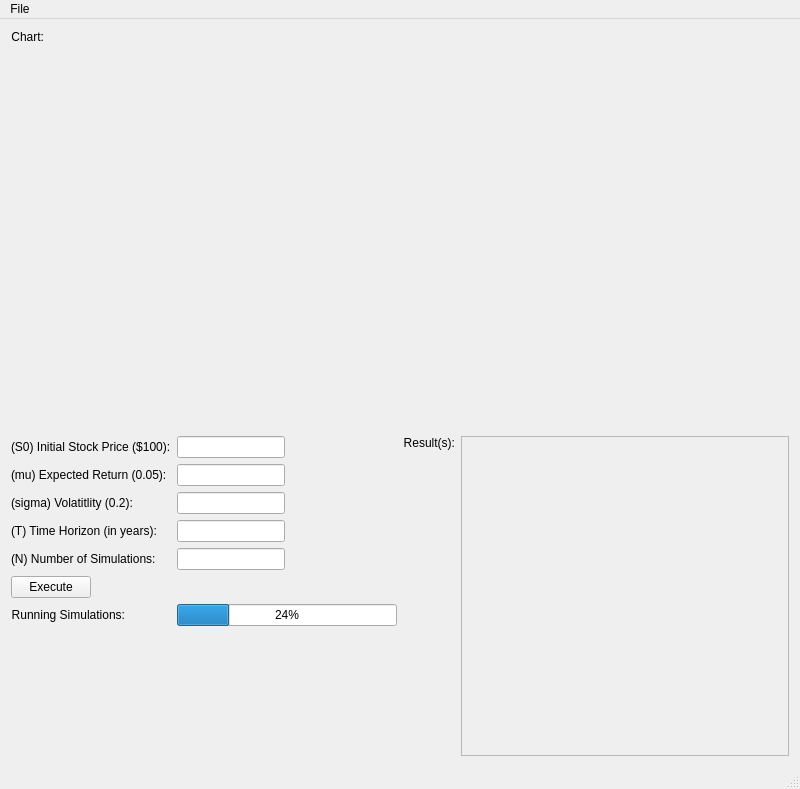
<?xml version="1.0" encoding="UTF-8"?>
<ui version="4.0">
 <class>intellicatorClass</class>
 <widget class="QMainWindow" name="intellicatorClass">
  <property name="windowModality">
   <enum>Qt::ApplicationModal</enum>
  </property>
  <property name="geometry">
   <rect>
    <x>0</x>
    <y>0</y>
    <width>800</width>
    <height>789</height>
   </rect>
  </property>
  <property name="sizePolicy">
   <sizepolicy hsizetype="Expanding" vsizetype="Expanding">
    <horstretch>0</horstretch>
    <verstretch>0</verstretch>
   </sizepolicy>
  </property>
  <property name="minimumSize">
   <size>
    <width>800</width>
    <height>600</height>
   </size>
  </property>
  <property name="baseSize">
   <size>
    <width>800</width>
    <height>600</height>
   </size>
  </property>
  <property name="windowTitle">
   <string>intellicator</string>
  </property>
  <widget class="QWidget" name="centralWidget">
   <layout class="QGridLayout" name="gridLayout">
    <item row="0" column="0" colspan="2">
     <layout class="QFormLayout" name="formLayout_Result">
      <item row="0" column="0">
       <widget class="QLabel" name="labelChart">
        <property name="text">
         <string>Chart:</string>
        </property>
        <property name="alignment">
         <set>Qt::AlignRight|Qt::AlignTop|Qt::AlignTrailing</set>
        </property>
       </widget>
      </item>
      <item row="0" column="1">
       <widget class="QWidget" name="chartContainer" native="true">
        <property name="minimumSize">
         <size>
          <width>300</width>
          <height>400</height>
         </size>
        </property>
       </widget>
      </item>
     </layout>
    </item>
    <item row="1" column="0">
     <layout class="QFormLayout" name="formLayoutParameters">
      <item row="0" column="1">
       <widget class="QLineEdit" name="editInitialPrice">
        <property name="sizePolicy">
         <sizepolicy hsizetype="Fixed" vsizetype="Fixed">
          <horstretch>0</horstretch>
          <verstretch>0</verstretch>
         </sizepolicy>
        </property>
        <property name="minimumSize">
         <size>
          <width>0</width>
          <height>0</height>
         </size>
        </property>
        <property name="inputMethodHints">
         <set>Qt::ImhDigitsOnly</set>
        </property>
       </widget>
      </item>
      <item row="1" column="0">
       <widget class="QLabel" name="labelMu">
        <property name="text">
         <string>(mu) Expected Return (0.05):</string>
        </property>
       </widget>
      </item>
      <item row="1" column="1">
       <widget class="QLineEdit" name="editExpectedReturn">
        <property name="sizePolicy">
         <sizepolicy hsizetype="Fixed" vsizetype="Fixed">
          <horstretch>0</horstretch>
          <verstretch>0</verstretch>
         </sizepolicy>
        </property>
       </widget>
      </item>
      <item row="2" column="0">
       <widget class="QLabel" name="labelSigma">
        <property name="text">
         <string>(sigma) Volatitlity (0.2):</string>
        </property>
       </widget>
      </item>
      <item row="2" column="1">
       <widget class="QLineEdit" name="editVolatility">
        <property name="sizePolicy">
         <sizepolicy hsizetype="Fixed" vsizetype="Fixed">
          <horstretch>0</horstretch>
          <verstretch>0</verstretch>
         </sizepolicy>
        </property>
       </widget>
      </item>
      <item row="3" column="0">
       <widget class="QLabel" name="labelTime">
        <property name="text">
         <string>(T) Time Horizon (in years):</string>
        </property>
       </widget>
      </item>
      <item row="3" column="1">
       <widget class="QLineEdit" name="editTimeHorizon">
        <property name="sizePolicy">
         <sizepolicy hsizetype="Fixed" vsizetype="Fixed">
          <horstretch>0</horstretch>
          <verstretch>0</verstretch>
         </sizepolicy>
        </property>
       </widget>
      </item>
      <item row="4" column="0">
       <widget class="QLabel" name="labelSimulations">
        <property name="text">
         <string>(N) Number of Simulations:</string>
        </property>
       </widget>
      </item>
      <item row="4" column="1">
       <widget class="QLineEdit" name="editNumSimulations">
        <property name="sizePolicy">
         <sizepolicy hsizetype="Fixed" vsizetype="Fixed">
          <horstretch>0</horstretch>
          <verstretch>0</verstretch>
         </sizepolicy>
        </property>
       </widget>
      </item>
      <item row="5" column="0">
       <widget class="QPushButton" name="buttonExecute">
        <property name="text">
         <string>Execute</string>
        </property>
       </widget>
      </item>
      <item row="6" column="0">
       <widget class="QLabel" name="labelSim">
        <property name="text">
         <string>Running Simulations:</string>
        </property>
        <property name="alignment">
         <set>Qt::AlignRight|Qt::AlignTrailing|Qt::AlignVCenter</set>
        </property>
       </widget>
      </item>
      <item row="6" column="1">
       <widget class="QProgressBar" name="progressBar">
        <property name="value">
         <number>24</number>
        </property>
       </widget>
      </item>
      <item row="7" column="1">
       <spacer name="verticalSpacer">
        <property name="orientation">
         <enum>Qt::Vertical</enum>
        </property>
        <property name="sizeHint" stdset="0">
         <size>
          <width>20</width>
          <height>40</height>
         </size>
        </property>
       </spacer>
      </item>
      <item row="0" column="0">
       <widget class="QLabel" name="labelS0">
        <property name="text">
         <string>(S0) Initial Stock Price ($100):</string>
        </property>
       </widget>
      </item>
     </layout>
    </item>
    <item row="1" column="1">
     <layout class="QHBoxLayout" name="horizontalLayout">
      <item>
       <widget class="QLabel" name="labelResult">
        <property name="layoutDirection">
         <enum>Qt::LeftToRight</enum>
        </property>
        <property name="text">
         <string>Result(s):</string>
        </property>
        <property name="textFormat">
         <enum>Qt::MarkdownText</enum>
        </property>
        <property name="alignment">
         <set>Qt::AlignRight|Qt::AlignTop|Qt::AlignTrailing</set>
        </property>
       </widget>
      </item>
      <item>
       <widget class="QTextEdit" name="editResult">
        <property name="enabled">
         <bool>false</bool>
        </property>
        <property name="minimumSize">
         <size>
          <width>300</width>
          <height>100</height>
         </size>
        </property>
       </widget>
      </item>
     </layout>
    </item>
   </layout>
  </widget>
  <widget class="QMenuBar" name="menuBar">
   <property name="geometry">
    <rect>
     <x>0</x>
     <y>0</y>
     <width>800</width>
     <height>22</height>
    </rect>
   </property>
   <widget class="QMenu" name="menuFile">
    <property name="title">
     <string>File</string>
    </property>
    <addaction name="actionNew"/>
    <addaction name="actionOpen"/>
    <addaction name="actionExit"/>
   </widget>
   <addaction name="menuFile"/>
  </widget>
  <widget class="QStatusBar" name="statusBar"/>
  <action name="actionNew">
   <property name="text">
    <string>New</string>
   </property>
  </action>
  <action name="actionOpen">
   <property name="text">
    <string>Open</string>
   </property>
  </action>
  <action name="actionExit">
   <property name="icon">
    <iconset theme="application-exit"/>
   </property>
   <property name="text">
    <string>Exit</string>
   </property>
  </action>
 </widget>
 <layoutdefault spacing="6" margin="11"/>
 <resources>
  <include location="intellicator.qrc"/>
 </resources>
 <connections/>
</ui>
